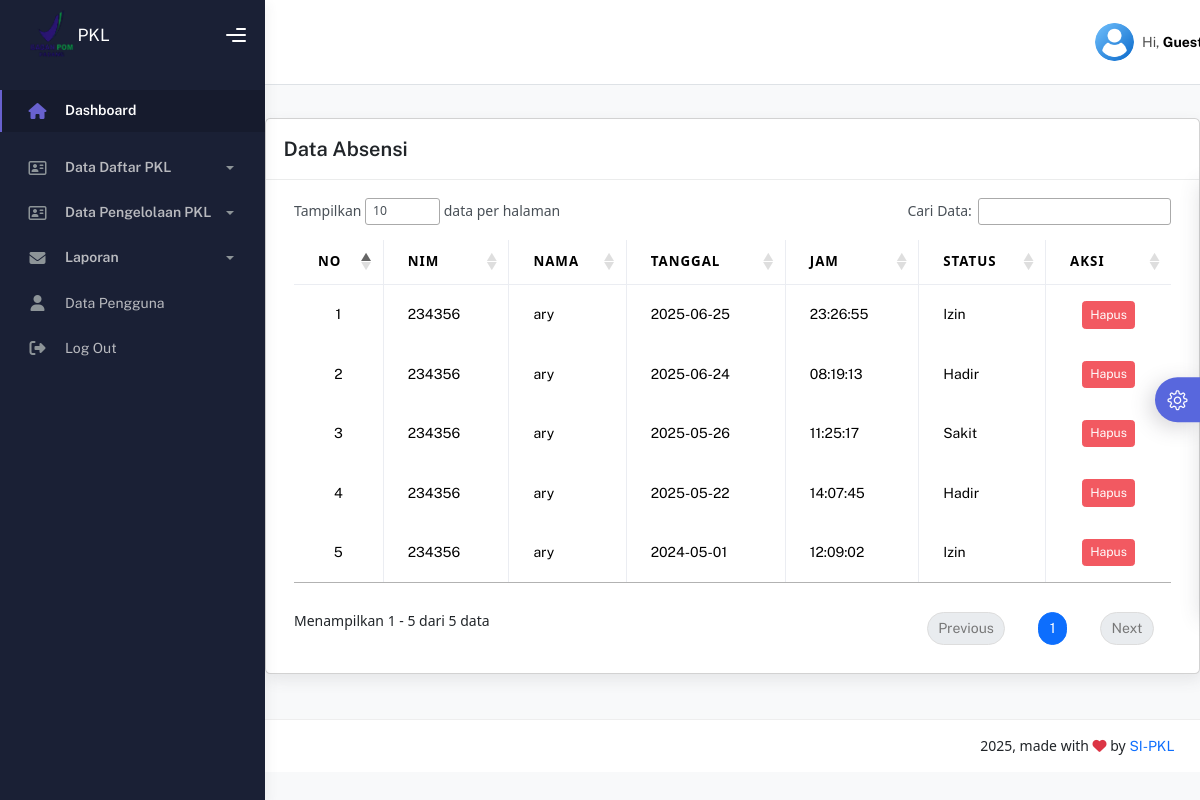
Screenshot of /admin/index.php?page=absensi/index with the database file from the repository.
### tables this page shows
CREATE TABLE `absensi` (
  `id_absensi` int(11) NOT NULL,
  `id_mahasiswa` int(11) DEFAULT NULL,
  `nama_lengkap` varchar(100) DEFAULT NULL,
  `nim` varchar(20) DEFAULT NULL,
  `tanggal` date DEFAULT NULL,
  `jam` time DEFAULT NULL,
  `status` enum('Hadir','Izin','Sakit','Alpha') DEFAULT NULL
);

CREATE TABLE `mahasiswa` (
  `id_mahasiswa` int(11) NOT NULL,
  `nama_lengkap` varchar(100) NOT NULL,
  `nim` varchar(20) NOT NULL,
  `gmail` varchar(100) NOT NULL,
  `password` varchar(255) NOT NULL,
  `foto` varchar(255) DEFAULT NULL,
  `alamat` text DEFAULT NULL,
  `jenis_kelamin` enum('Laki-laki','Perempuan') NOT NULL,
  `no_hp` varchar(20) DEFAULT NULL,
  `kampus` varchar(50) NOT NULL,
  `jurusan` varchar(50) NOT NULL
);

### admin/index.php (called while the page is built, shortened)
<?php
include "layout/header.php";
include "content.php";
include "layout/footer.php";

### admin/absensi/index.php (the view, shortened to what this page needs)
<?php include '../koneksi.php'; ?>
<!DOCTYPE html>
<html lang="en">
<head>
  <link href="https://cdn.jsdelivr.net/npm/bootstrap@5.3.2/dist/css/bootstrap.min.css" rel="stylesheet">
  <link rel="stylesheet" href="https://cdn.datatables.net/1.13.6/css/jquery.dataTables.min.css">
  <link rel="stylesheet" href="https://cdnjs.cloudflare.com/ajax/libs/font-awesome/6.4.0/css/all.min.css">
</head>
<body>
<div class="container mt-5">
  <div class="d-flex justify-content-between mb-4 align-items-center">
    <h3 class="fw-bold">Data Absensi</h3>
    <span class="text-muted">Login sebagai: <strong><?= $_SESSION['username']; ?></strong></span>
  </div>
  <div class="card">
    <div class="card-header d-flex justify-content-between align-items-center">
      <h4 class="card-title mb-0">Data Absensi</h4>
    </div>
    <div class="card-body">
      <div class="table-responsive">
        <table id="dataTable" class="table table-bordered table-hover align-middle">
          <thead class="text-center">
            <tr>
              <th>No</th>
              <th>Nim</th>
              <th>Nama</th>
              <th>Tanggal</th>
              <th>Jam</th>
              <th>Status</th>
              <th>Aksi</th>
            </tr>
          </thead>
          <tbody>
            <?php
            $no = 1;
            $data = mysqli_query($koneksi, "
                          SELECT absensi.*, mahasiswa.nim, mahasiswa.nama_lengkap
                          FROM absensi
                          JOIN mahasiswa ON absensi.id_mahasiswa = mahasiswa.id_mahasiswa
                          ORDER BY tanggal DESC, jam DESC
                        ");
            while ($d = mysqli_fetch_array($data)) {
            ?>
              <tr>
                <td class="text-center"><?= $no++; ?></td>
                <td><?= $d['nim']; ?></td>
                <td><?= $d['nama_lengkap']; ?></td>
                <td><?= $d['tanggal']; ?></td>
                <td><?= $d['jam']; ?></td>
                <td><?= $d['status']; ?></td>
                <td class="text-center">
                  <div class="d-flex justify-content-center gap-1">
                    <a href="absensi/hapus.php?id=<?= $d['id_absensi']; ?>" class="btn btn-danger btn-sm" onclick="return confirm('Hapus data ini?')">Hapus</a>
                  </div>
                </td>
              </tr>
            <?php } ?>
          </tbody>
        </table>
      </div>
    </div>
  </div>
</div>
</body>
</html>

### admin/layout/header.php (shortened to what this page needs)
<!DOCTYPE html>
<html lang="en">
<head>
  <link rel="stylesheet" href="assets/css/bootstrap.min.css" />
  <link rel="stylesheet" href="assets/css/plugins.min.css" />
  <link rel="stylesheet" href="assets/css/kaiadmin.min.css" />
  <link href="https://cdn.jsdelivr.net/npm/summernote@0.8.18/dist/summernote-lite.min.css" rel="stylesheet">
  <link rel="stylesheet" href="assets/css/demo.css" />
</head>
<body>
  <div class="wrapper">
    <div class="sidebar" data-background-color="dark">
      <div class="sidebar-logo">
        <div class="logo-header" data-background-color="dark">
          <a href="#" class="logo">
            <img
              src="assets/img/logo.png"
              alt="navbar brand"
              class="navbar-brand"
              height="50" />
            <span style="color: white;">PKL</span><br>
          </a>
          <div class="nav-toggle">
            <button class="btn btn-toggle toggle-sidebar">
              <i class="gg-menu-right"></i>
            </button>
          </div>
        </div>
      </div>
      <div class="sidebar-wrapper scrollbar scrollbar-inner">
        <div class="sidebar-content">
          <ul class="nav nav-secondary">
            <li class="nav-item active">
              <a href="index.php">
                <i class="fas fa-home"></i>
                <p>Dashboard</p>
              </a>
            </li>
            <li class="nav-item">
              <a data-bs-toggle="collapse" href="#dataMagangCollapse" role="button" aria-expanded="false" aria-controls="dataMagangCollapse" class="nav-link">
                <i class="far fa-address-card"></i>
                <p>Data Daftar PKL</p>
                <span class="caret"></span>
              </a>
            </li>
            <li class="nav-item">
              <a data-bs-toggle="collapse" href="#dataAbsensiCollapse" role="button" aria-expanded="false" aria-controls="dataAbsensiCollapse" class="nav-link">
                <i class="far fa-address-card"></i>
                <p>Data Pengelolaan PKL</p>
                <span class="caret"></span>
              </a>
            </li>
            <li class="nav-item">
              <a data-bs-toggle="collapse" href="#laporanCollapse" role="button" aria-expanded="false" aria-controls="laporanCollapse" class="nav-link">
                <i class="fas fa-envelope"></i>
                <p>Laporan</p>
                <span class="caret"></span>
              </a>
            </li>
            <li class="nav-item">
              <a class="nav-link" href="?page=user/index">
                <i class="fas fa-user"></i>
                <span>Data Pengguna</span>
              </a>
            </li>
            <li class="nav-item">
              <a class="nav-link" href="login/logout.php">
                <i class="fas fa-sign-out-alt"></i>
                <span>Log Out</span>
              </a>
            </li>
          </ul>
        </div>
      </div>
    </div>
   <div class="main-panel">
        <div class="main-header">
          <nav
            class="navbar navbar-header navbar-header-transparent navbar-expand-lg border-bottom"
          >
            <div class="container-fluid">
              <ul class="navbar-nav topbar-nav ms-md-auto align-items-center">
               <li class="nav-item topbar-user dropdown hidden-caret">
    <a class="dropdown-toggle profile-pic" data-bs-toggle="dropdown" href="#" aria-expanded="false">
        <div class="avatar-sm">
            <img src="assets/img/userr.png" alt="..." class="avatar-img rounded-circle" />
        </div>
        <span class="profile-username">
            <span class="op-7">Hi,</span>
            <span class="fw-bold">
                <?php echo isset($_SESSION['nama_lengkap']) ? $_SESSION['nama_lengkap'] : 'Guest'; ?>
            </span>
        </span>
    </a>
</li>
              </ul>
            </div>
          </nav>
        </div>

### admin/content.php
<?php
if (!empty($_GET['page'])) {
    include_once($_GET['page'] . ".php");
} else {
    include "home.php";
}

### admin/layout/footer.php (shortened to what this page needs)
<footer class="footer">
          <div class="container-fluid d-flex justify-content-between">
            <div class="copyright">
              2025, made with <i class="fa fa-heart heart text-danger"></i> by
              <a href="">SI-PKL</a>
            </div>
          </div>
        </footer>
      </div>
      <div class="custom-template">
        <div class="custom-toggle">
          <i class="icon-settings"></i>
        </div>
      </div>
    </div>
  </body>
</html>

### admin/assets/css/demo.css (style rules this page uses)
.custom-template { position: fixed; top: 50%; transform: translateY(-50%); right: -325px; width: 325px; height: max-content; display: block; z-index: 1; background: #ffffff; transition: all .3s; z-index: 1003; box-shadow: -1px 1px 20px rgba(69, 65, 78, 0.15); border-top-left-radius: 5px; border-bottom-left-radius: 5px; transition: all .5s; }
.custom-template .custom-toggle { position: absolute; width: 45px; height: 45px; background: #5867dd; top: 50%; left: -45px; transform: translateY(-50%); display: flex; align-items: center; justify-content: center; text-align: center; border-top-left-radius: 30px; border-bottom-left-radius: 30px; cursor: pointer; color: #ffffff; box-shadow: -5px 5px 20px rgba(69, 65, 78, 0.21); }
.custom-template .custom-toggle i { font-size: 20px; animation: 1.3s spin linear infinite; }

### admin/absensi/index.php (style rules this page uses)
th, td { vertical-align: middle !important; }
.table td { padding: 0.5rem; }
body { background-color: #f8f9fa; }
.card { margin-top: 40px; }

### rows the page displays
absensi: id_mahasiswa.nim "234356", id_mahasiswa.nama_lengkap "ary", tanggal "2025-06-25", jam "23:26:55", status "Izin"
absensi: id_mahasiswa.nim "234356", id_mahasiswa.nama_lengkap "ary", tanggal "2025-06-24", jam "08:19:13", status "Hadir"
absensi: id_mahasiswa.nim "234356", id_mahasiswa.nama_lengkap "ary", tanggal "2025-05-26", jam "11:25:17", status "Sakit"
absensi: id_mahasiswa.nim "234356", id_mahasiswa.nama_lengkap "ary", tanggal "2025-05-22", jam "14:07:45", status "Hadir"
absensi: id_mahasiswa.nim "234356", id_mahasiswa.nama_lengkap "ary", tanggal "2024-05-01", jam "12:09:02", status "Izin"
